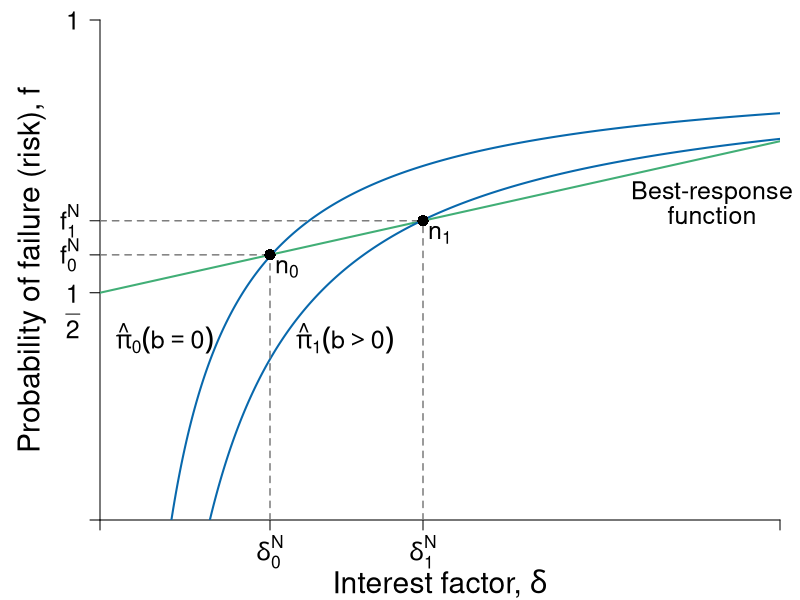

Source code (R):
#' Graph Designer: Scott Cohn
#' Authors: Bowles and Halliday
#' Title: Coordination, Conflict and Competition: A Text in Microeconomics

library(shape)
pdf(file = "credit/credit_profit_brf.pdf", width = 8, height = 6)

#Set parameters for graphics
pointsize <- 1.8
axislabelsize <- 1.8
labelsize <- 1.5
namesize <- 1.8
annotatesize <- 1.5
graphlinewidth <- 2
segmentlinewidth <- 1.5

COL <- c("#7fc97f", "#beaed4", "#fdc086", "#ffff99", "#386cb0", "#f0027f", "#bf5b17", "#666666")
COLA <- c("#e0f3db", "#99d8c9","#66c2a4","#41ae76", "#238b45", "#005824")
COLB <- c("#c6dbef", "#4eb3d3", "#2b8cbe", "#0868ac","#084081")
COLC <- c("#fcfbfd", "#efedf5", "#dadaeb", "#bcbddc", "#9e9ac8", "#807dba", "#6a51a3", "#54278f", "#3f007d")
grays <- gray.colors(25, start = 1, end = 0, alpha = 1)

#Edited the margins to cater for the larger LHS labels
par(mar =  c(4, 5, 1, 1))

brfFn <- function(delta, q = 15, k = 0) {
  .5 + (delta / (2 * q)) * (1 - k)
}


PCFn <- function(delta, q = 1) {
  delta/q
}

isoprofitFn <- function(delta, rho = 0.05, b = 0.5) {
  1 - ((1 + rho)/(1 - b))*(1/delta)
}

yFn <- function(d1, f1, q = 1){
  q*f1*(1 - f1) - d1*(1 - f1)
}

ylow <- function(delta, q = 1, ybar = 0.0625){
  (-sqrt(delta^2 - 2*delta*q + q^2 - 4*q*ybar) + delta + q)/(2*q)
}

yhigh <- function(delta, q = 1, ybar = 0.0625){
  (sqrt(delta^2 - 2*delta*q + q^2 - 4*q*ybar) + delta + q)/(2*q)
}

xlims <- c(0, 10)
ylims <- c(0, 1.1)

npts <- 501 
d1 <- seq(xlims[1], xlims[2], length.out = npts)
f1 <- seq(ylims[1], ylims[2], length.out = npts) 
deltalevel <- c(2.5, 4.75)

plot(0, 0, xlim = xlims, ylim = ylims, type = "n",
     xlab = expression(paste("")),
     ylab = expression(paste("")), 
     xaxt = "n", 
     yaxt = "n", 
     cex.lab = axislabelsize, 
     bty = "n",
     xaxs = "i", 
     yaxs = "i"
)


# ticksy <- c(ylims[1], 0.5, ylims[2] - 0.1)
# ylabels <- c(NA, expression(paste(f == frac(1,2))), 1)
ticksy <- c(ylims[1], 0.5, brfFn(deltalevel[1], k = 0), brfFn(deltalevel[2], k = 0), ylims[2])
ylabels <- c(NA, NA, expression(paste(f[0]^N)), expression(paste(f[1]^N)), 1)
#ticksx <- c(xlims[1], (1 + 0.1)/(1 - 0), (1 + 0.1)/(1 - 0.5), xlims[2])
ticksx <- c(xlims[1], deltalevel[1], deltalevel[2], xlims[2])
xlabels <- c(NA, NA, NA, NA)

#text((1 + 0.1)/(1 - 0.5), - 0.09, expression(paste(frac(1 + rho, 1 - b))), xpd = TRUE, cex = labelsize) 
text(-0.4, 0.46, expression(paste(frac(1,2))), xpd = TRUE, cex = labelsize) 

text(c(deltalevel[1], deltalevel[2]), -.07, c(expression(paste(delta[0]^N)),expression(paste(delta[1]^N))), xpd = TRUE, cex = labelsize)  

npts <- 503 
xx1 <- seq(xlims[1], xlims[2], length.out = npts)


# Polygon
# COLD <- c("#deebf7", "#9ecae1")
# xpoly <- seq(from = (1 + 0.1)/(1 - 0), to = xlims[2], length.out = 500)
# ypoly <- isoprofitFn(xpoly, b = 0)
# polygon(x = xpoly, y = ypoly, col = COLD[1], density = NULL, border = NA)
# 
# xpoly1 <- c((1 + 0.1)/(1 - 0), xlims[2], xlims[2])
# ypoly1 <- c(0, 0, isoprofitFn(xlims[2], b = 0))
# polygon(x = xpoly1, y = ypoly1, col = COLD[1], density = NULL, border = NA)
# 
# xpoly2 <- seq(from = (1 + 0.1)/(1 - 0.5), to = xlims[2], length.out = 500)
# ypoly2 <- isoprofitFn(xpoly2, b = 0.5)
# polygon(x = xpoly2, y = ypoly2, col = COLD[2], density = NULL, border = NA)
# 
# xpoly3 <- c((1 + 0.1)/(1 - 0.5), xlims[2], xlims[2])
# ypoly3 <- c(0, 0, isoprofitFn(xlims[2], b = 0.5))
# polygon(x = xpoly3, y = ypoly3, col = COLD[2], density = NULL, border = NA)

#segments(0.25, 0, xlims[2], isoprofitFn(xlims[2], b = 0.5), col = COLD[2])

axis(1, at = ticksx, pos = 0, labels = xlabels, cex.axis = labelsize)
axis(2, at = ticksy, pos = 0, labels = ylabels, las = 1, cex.axis = labelsize)



#Draw the graphs
# lines(xx1, brfFn(xx1, k = 0.28), col = COLA[4], lwd = graphlinewidth)
lines(xx1, brfFn(xx1, k = 0), col = COLA[4], lwd = graphlinewidth)
# lines(xx1, brfFn(xx1, k = 0.75), col = COLA[4], lwd = graphlinewidth)
lines(xx1, isoprofitFn(xx1, b = 0.35), col = COLB[4], lwd = graphlinewidth)
lines(xx1, isoprofitFn(xx1, b = 0), col = COLB[4], lwd = graphlinewidth)
#lines(xx1, isoprofitFn(xx1, pi = 0.5), col = COLB[4], lwd = graphlinewidth)


#Axis labels
#mtext(expression(paste("Interest factor, ", delta)), side = 1, line = 3.3, cex = axislabelsize)
text(0.5*(xlims[2]), - 0.14 , expression(paste("Interest factor, ", delta)), xpd = TRUE, cex = axislabelsize) 
text(-1, 0.5*(ylims[2]), expression(paste("Probability of failure (risk), ", f)), xpd = TRUE, cex = axislabelsize, srt = 90) 

#segments(0.39, -1, 0.39, brfFn(0.39, k = 0.75), lty = 2, col = grays[20] , lwd = segmentlinewidth)
segments(0, brfFn(deltalevel[1], k = 0), deltalevel[1], brfFn(deltalevel[1], k = 0), lty = 2, col = grays[20] , lwd = segmentlinewidth)
segments(deltalevel[1], 0, deltalevel[1], brfFn(deltalevel[1], k = 0), lty = 2, col = grays[20] , lwd = segmentlinewidth)
segments(deltalevel[2], 0, deltalevel[2], brfFn(deltalevel[2], k = 0), lty = 2, col = grays[20] , lwd = segmentlinewidth)
segments(0, brfFn(deltalevel[2], k = 0), deltalevel[2], brfFn(deltalevel[2], k = 0), lty = 2, col = grays[20] , lwd = segmentlinewidth)

points(deltalevel[1], brfFn(deltalevel[1], k = 0), pch = 16, col = "black", cex = 1.5)
text(deltalevel[1]+0.25, brfFn(deltalevel[1], k = 0) - 0.03, expression(paste(n[0])), cex = labelsize)

points(deltalevel[2], brfFn(deltalevel[2], k = 0), pch = 16, col = "black", cex = 1.5)
text(deltalevel[2] +0.25, brfFn(deltalevel[2], k = 0) - 0.03, expression(paste(n[1])), cex = labelsize)

#text(0.39 + 0.025, brfFn(0.39, k = 0.75) - 0.03, expression(paste(b)), cex = labelsize)

#segments(1, -1, 1, brfFn(delta = 1, k = 0.5), lty = 2, col = grays[20] , lwd = segmentlinewidth)
#points(1, brfFn(1, k = 0.5), pch = 16, col = "black", cex = 1.5)
# text(1, brfFn(1, k = 0.5) + 0.04, expression(paste(n)), cex = labelsize)

#segments(.59, -1, 0.59, brfFn(delta = 0.59, k = 0.75), lty = 2, col = grays[20] , lwd = segmentlinewidth)
#points(0.59, brfFn(0.59, k = 0.75), pch = 16, col = "black", cex = 1.5)
#text(0.59 + 0.025, brfFn(0.59, k = 0.75) - 0.03, expression(paste(a)), cex = labelsize)

#segments(.7, -1, 0.7, brfFn(delta = 0.7, k = 0.28), lty = 2, col = grays[20] , lwd = segmentlinewidth)
#points(0.7, brfFn(0.7, k = 0.28), pch = 16, col = "black", cex = 1.5)

# ZPC
# text(1.35, 0.925, expression(paste(hat(pi)[0]^{t==0} == 1 + rho[0])), cex = labelsize, xpd = TRUE)
# text(1.35, 0.75, expression(paste(hat(pi)[0]^{t==1} == 1 + rho[1])), cex = labelsize, xpd = TRUE)

text(0.95, 0.4, expression(paste(hat(pi)[0]({b==0}) )), cex = labelsize, xpd = TRUE)
text(3.6, 0.4, expression(paste(hat(pi)[1]({b>0}) )), cex = labelsize, xpd = TRUE)


# text(1.1, 1.08, expression(paste("BRF of previously excluded")), cex = labelsize, xpd = TRUE)
# text(1.1, 1.02, expression(paste("now marginal borrower")), cex = labelsize, xpd = TRUE)
# Arrows(1.1, 0.98, 1.1, 0.92, col = "black", lty = 1, lwd = 2, arr.type = "triangle", arr.lwd = 0.5)
# 
# text(1.1, 0.5, expression(paste("BRF of")), cex = labelsize)
# text(1.1, 0.44, expression(paste("wealthy borrower")), cex = labelsize)
# Arrows(1.1, 0.53, 1.1, 0.6, col = "black", lty = 1, lwd = 2, arr.type = "triangle", arr.lwd = 0.5)
# 
# 
# text(0.6, 0.91, expression(paste("BRF of previously")), cex = labelsize)
# text(0.6, 0.85, expression(paste("marginal borrower")), cex = labelsize)
# Arrows(0.6, 0.82, 0.6, 0.68, col = "black", lty = 1, lwd = 2, arr.type = "triangle", arr.lwd = 0.5)

#text(0.49, 0.15, expression(paste("Policy")), cex = labelsize)
#text(0.49, 0.09, expression(paste("Change")), cex = labelsize)

# text(4.7, 0.7, expression(paste("Barriers")), cex = labelsize)
# text(4.7, 0.65, expression(paste("decrease")), cex = labelsize)
# text(4.6, 0.7, expression(paste("Barriers")), cex = labelsize)
# text(4.6, 0.65, expression(paste("increase")), cex = labelsize)

#Arrows(5.5, 0.62, 3.2, 0.62, col = "black", code = 1, lty = 1, lwd = 2, arr.type = "triangle", arr.lwd = 0.5)


#Labels for lenders entering and leaving
# text(2, 0.91, expression(paste("Lenders")), cex = labelsize)
# text(2, 0.85, expression(paste("leaving")), cex = labelsize)
# 
# text(8, 0.36, expression(paste("Lenders")), cex = labelsize)
# text(8, 0.3, expression(paste("entering")), cex = labelsize)

text(9, 0.72, expression(paste("Best-response")), cex = labelsize, xpd = TRUE)
text(9, 0.67, expression(paste("function")), cex = labelsize, xpd = TRUE)
#text(9, 0.5, expression(paste(f == frac(1, 2) + frac(delta, 2*q))), cex = labelsize)


dev.off()
